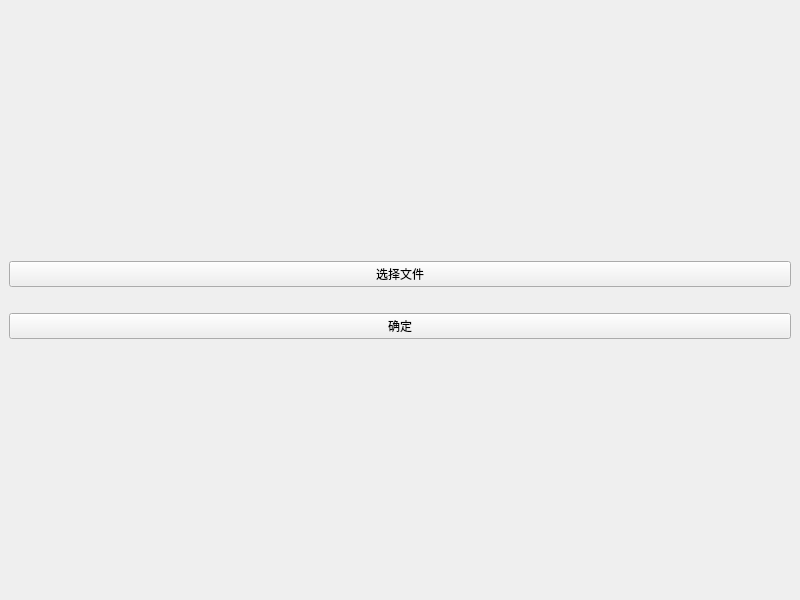
<?xml version="1.0" encoding="UTF-8"?>
<ui version="4.0">
 <class>FileSelector</class>
 <widget class="QMainWindow" name="FileSelector">
  <property name="geometry">
   <rect>
    <x>0</x>
    <y>0</y>
    <width>800</width>
    <height>600</height>
   </rect>
  </property>
  <property name="windowTitle">
   <string>MainWindow</string>
  </property>
  <widget class="QWidget" name="centralwidget">
   <layout class="QVBoxLayout" name="verticalLayout">
    <item>
     <spacer name="verticalSpacer">
      <property name="orientation">
       <enum>Qt::Vertical</enum>
      </property>
      <property name="sizeHint" stdset="0">
       <size>
        <width>20</width>
        <height>40</height>
       </size>
      </property>
     </spacer>
    </item>
    <item>
     <widget class="QPushButton" name="fileSelectorBtn">
      <property name="text">
       <string>选择文件</string>
      </property>
     </widget>
    </item>
    <item>
     <widget class="QLabel" name="fileSelectorShower">
      <property name="text">
       <string/>
      </property>
     </widget>
    </item>
    <item>
     <widget class="QPushButton" name="confirmBtn">
      <property name="text">
       <string>确定</string>
      </property>
     </widget>
    </item>
    <item>
     <spacer name="verticalSpacer_2">
      <property name="orientation">
       <enum>Qt::Vertical</enum>
      </property>
      <property name="sizeHint" stdset="0">
       <size>
        <width>20</width>
        <height>40</height>
       </size>
      </property>
     </spacer>
    </item>
   </layout>
  </widget>
 </widget>
 <resources/>
 <connections/>
</ui>
